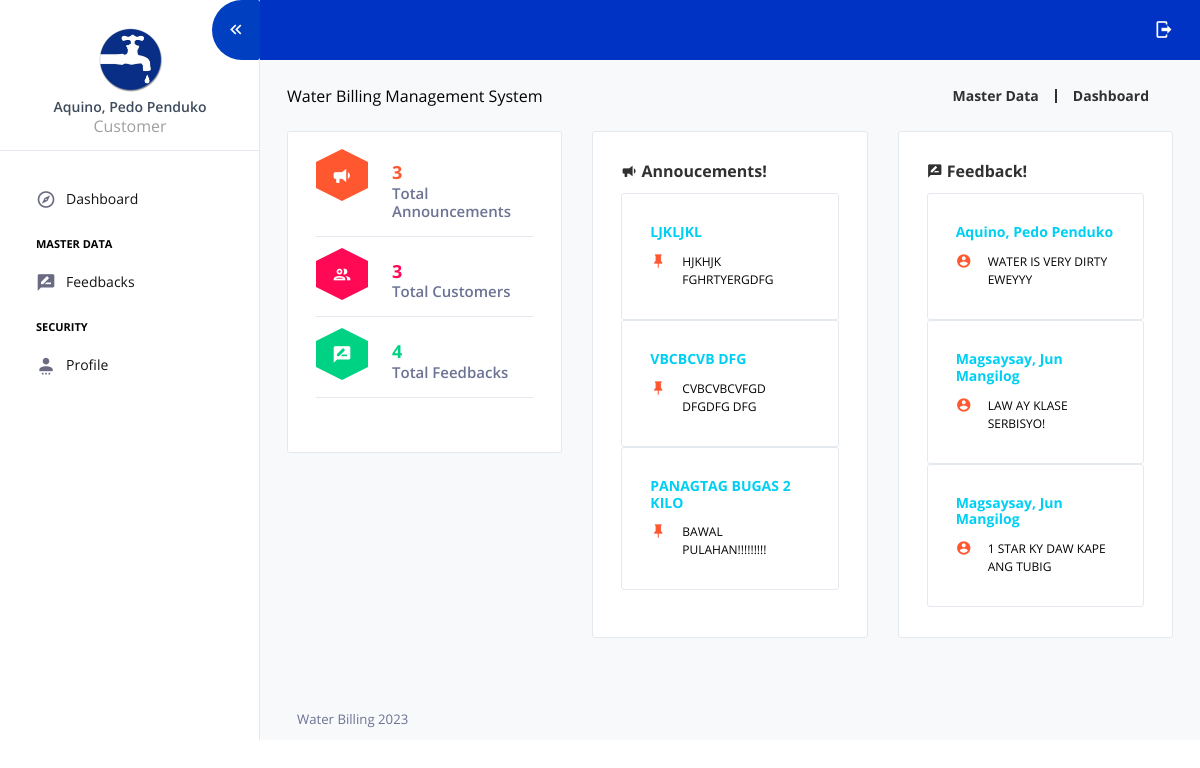
The page / (signed in) on the database as committed earlier.
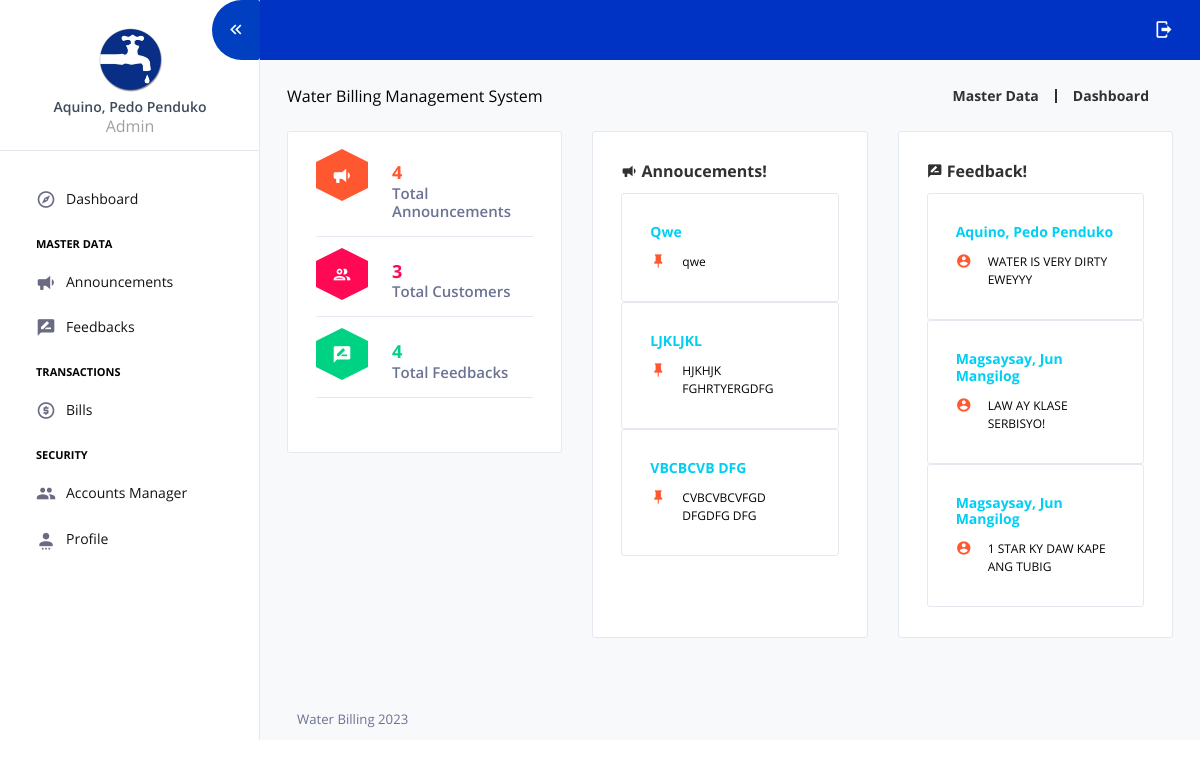
The same page on the database as committed later.
### tables this page shows
CREATE TABLE `tbl_users` (
  `user_id` int(11) NOT NULL AUTO_INCREMENT,
  `account_number` varchar(10) NOT NULL DEFAULT '',
  `meter_number` varchar(50) NOT NULL DEFAULT '',
  `user_fname` varchar(50) NOT NULL,
  `user_mname` varchar(50) NOT NULL,
  `user_lname` varchar(50) NOT NULL,
  `address` varchar(150) NOT NULL DEFAULT '',
  `contact_number` varchar(50) NOT NULL DEFAULT '',
  `username` varchar(50) NOT NULL,
  `password` varchar(150) NOT NULL,
  `user_category` varchar(1) NOT NULL DEFAULT '' COMMENT 'A = ADMIN, C = USER or CUSTOMER, M = METER READER',
  `customer_type` varchar(1) NOT NULL DEFAULT '' COMMENT 'R = RESIDENTIAL, C= COMMECRCIAL',
  `date_added` datetime NOT NULL DEFAULT CURRENT_TIMESTAMP,
  PRIMARY KEY (`user_id`)
);

CREATE TABLE `tbl_announcements` (
  `announcement_id` int(11) unsigned NOT NULL AUTO_INCREMENT,
  `user_id` int(11) NOT NULL,
  `announcement_title` varchar(75) NOT NULL DEFAULT '',
  `announcement_content` text NOT NULL,
  `date_added` datetime NOT NULL DEFAULT CURRENT_TIMESTAMP,
  PRIMARY KEY (`announcement_id`)
);

CREATE TABLE `tbl_feedbacks` (
  `feedback_id` int(11) unsigned NOT NULL AUTO_INCREMENT,
  `user_id` int(11) NOT NULL,
  `feedback_content` varchar(150) NOT NULL DEFAULT '',
  `date_added` datetime NOT NULL DEFAULT CURRENT_TIMESTAMP,
  PRIMARY KEY (`feedback_id`)
);

### core/my_functions.php (called while the page is built, shortened)
<?php
function userFullName($user_id){
	global $mysqli;
	$fetch = $mysqli->query("SELECT * FROM tbl_users WHERE user_id='$user_id'") or die(mysqli_error());
	if($fetch->num_rows > 0){
		$row = $fetch->fetch_array();
		return $row["user_lname"].", ".$row["user_fname"]." ".$row["user_mname"];
	}else{
		return "User not found.";
	}
}
function user_info($selected_data,$user_id){
	global $mysqli;
	$fetch = $mysqli->query("SELECT $selected_data FROM tbl_users WHERE user_id='$user_id'") or die(mysqli_error());
	$row = $fetch->fetch_array();
	return $row[0];
}
?>

### views/dashboard.php (the view)
<?php
$count_announcement = $mysqli->query("SELECT * FROM tbl_announcements") or die(mysqli_error());
$count_customers = $mysqli->query("SELECT * FROM tbl_users WHERE user_category='C'") or die(mysqli_error());
$count_feedbacks = $mysqli->query("SELECT * FROM tbl_feedbacks") or die(mysqli_error());
?>
<div class="content-wrapper pb-0">
  <div class="page-header flex-wrap">
    <div class="header-left">
      Water Billing Management System
    </div>
    <div class="header-right d-flex flex-wrap mt-2 mt-sm-0">
      <div class="d-flex align-items-center">
        <a href="#">
          <p class="m-0 pr-3">Master Data</p>
        </a>
        <a class="pl-3 mr-4" href="#">
          <p class="m-0">Dashboard</p>
        </a>
      </div>
    </div>
  </div>
  <div class="row">
    <div class="col-sm-4 grid-margin">
      <div class="card">
          <div class="card-body">
            <div class="d-flex border-bottom mb-4 pb-2">
              <div class="hexagon">
                <div class="hex-mid hexagon-warning">
                  <i class="mdi mdi-bullhorn"></i>
                </div>
              </div>
              <div class="pl-4">
                <h4 class="font-weight-bold text-warning mb-0"> <?= $count_announcement->num_rows; ?> </h4>
                <h6 class="text-muted">Total Announcements</h6>
              </div>
            </div>
            <div class="d-flex border-bottom mb-4 pb-2">
              <div class="hexagon">
                <div class="hex-mid hexagon-danger">
                  <i class="mdi mdi-account-multiple-outline"></i>
                </div>
              </div>
              <div class="pl-4">
                <h4 class="font-weight-bold text-danger mb-0"> <?= $count_customers->num_rows; ?></h4>
                <h6 class="text-muted">Total Customers</h6>
              </div>
            </div>
            <div class="d-flex border-bottom mb-4 pb-2">
              <div class="hexagon">
                <div class="hex-mid hexagon-success">
                  <i class="mdi mdi-message-draw"></i>
                </div>
              </div>
              <div class="pl-4">
                <h4 class="font-weight-bold text-success mb-0"> <?= $count_feedbacks->num_rows; ?> </h4>
                <h6 class="text-muted">Total Feedbacks</h6>
              </div>
            </div>
          </div>
        </div>
    </div>
    <div class="col-sm-4 stretch-card grid-margin">
      <div class="card">
        <div class="card-body">
          <h4 class="card-title"><i class="mdi mdi-bullhorn menu-icon"></i> Annoucements!</h4>
          <?php
            $fetch_announcement = $mysqli->query("SELECT * FROM tbl_announcements WHERE announcement_id >0 ORDER BY date_added DESC LIMIT 3") or die(mysqli_error());
             while ($announcement_row = $fetch_announcement->fetch_array()) {
          ?>
            <div class="card">
              <div class="card-body">
                <h5 class="card-title text-info" style="font-size: 14px;"><?= $announcement_row['announcement_title'] ?></h5>
                <div class="media">
                  <i class="mdi mdi-pin icon-sm text-warning d-flex align-self-start mr-3"></i>
                  <div class="media-body">
                    <p class="card-text" style="font-size:12px;"> <?= $announcement_row['announcement_content'] ?> </p>
                  </div>
                </div>
              </div>
            </div>
          <?php } ?>
        </div>
      </div>
    </div>
    <div class="col-sm-4 stretch-card grid-margin">
      <div class="card">
        <div class="card-body">
          <h4 class="card-title"><i class="mdi mdi-message-draw menu-icon"></i> Feedback!</h4>
          <?php
            $fetch_feedbacks = $mysqli->query("SELECT * FROM tbl_feedbacks WHERE feedback_id >0 ORDER BY date_added DESC LIMIT 3") or die(mysqli_error());
             while ($feedback_row = $fetch_feedbacks->fetch_array()) {
          ?>
            <div class="card">
              <div class="card-body">
                <h5 class="card-title text-info" style="font-size: 14px;"><?= userFullName($feedback_row['user_id']) ?></h5>
                <div class="media">
                  <i class="mdi mdi-account-circle icon-sm text-warning d-flex align-self-start mr-3"></i>
                  <div class="media-body">
                    <p class="card-text" style="font-size:12px;"> <?= $feedback_row['feedback_content'] ?> </p>
                  </div>
                </div>
              </div>
            </div>
          <?php } ?>
        </div>
      </div>
    </div>
  </div>
</div>

### index.php (shortened to what this page needs)
<?php
    $user_id = $_SESSION['user_id'];
    $session_user_category = user_info("user_category",$user_id);
    $page = (isset($_GET['page']) && $_GET['page'] !='') ? $_GET['page'] : '';
?>
<!DOCTYPE html>
<html lang="en">
  <head>
    <link rel="stylesheet" href="assets/vendors/mdi/css/materialdesignicons.min.css">
    <link rel="stylesheet" href="assets/vendors/flag-icon-css/css/flag-icon.min.css">
    <link rel="stylesheet" href="assets/vendors/css/vendor.bundle.base.css">
    <link rel="stylesheet" href="assets/vendors/jquery-bar-rating/css-stars.css" />
    <link rel="stylesheet" href="assets/vendors/font-awesome/css/font-awesome.min.css" />
    <link rel="stylesheet" href="assets/css/demo_1/style.css" />
    <link href="assets/datatables/jquery.dataTables.min.css" rel="stylesheet" />
    <link href="assets/vendors/sweet-alert/sweetalert2.min.css" rel="stylesheet">
  </head>
  <body>
    <div class="container-scroller">
      <?php require_once 'components/sidebar.php' ?>
      <div class="container-fluid page-body-wrapper">
        <?php
            require_once 'components/topbar.php';
        ?>
        <div class="main-panel">
          <?php
              require_once 'routes/routes.php';
              require_once 'components/footer.php';
          ?>
        </div>
      </div>
    </div>
  </body>
</html>

### components/sidebar.php
<nav class="sidebar sidebar-offcanvas" id="sidebar">
  <ul class="nav">
    <li class="nav-item nav-profile border-bottom">
      <a href="?page=profile" class="nav-link flex-column">
        <div class="nav-profile-image">
          <img src="assets/images/faucet_2_icon.ico" alt="profile" />
        </div>
        <div class="nav-profile-text d-flex ml-0 mb-3 flex-column">
          <span class="font-weight-semibold mb-1 mt-2 text-center"><?= userFullName($user_id)?></span>
          <span class="text-secondary icon-sm text-center"><?= $session_user_category=="A"?"Admin":(($session_user_category=="C")?"Customer":"Meter Reader");?></span>
        </div>
      </a>
    </li>
    <li class="pt-0 pb-0">
      <span class="nav-item-head"></span>
    </li>
    <li class="nav-item <?= $page=="dashboard"?'active':''; ?>">
      <a class="nav-link" href="?page=dashboard">
        <i class="mdi mdi-compass-outline menu-icon"></i>
        <span class="menu-title">Dashboard</span>
      </a>
    </li>
    <?php if($session_user_category=="C" || $session_user_category=="A"){ ?>
    <li class="pt-2 pb-1">
      <span class="nav-item-head">Master Data</span>
    </li>
    <?php if($session_user_category=="A"){ ?>
    <li class="nav-item <?= $page=="announcements"?'active':''; ?>">
      <a class="nav-link" href="?page=announcements">
        <i class="mdi mdi-bullhorn menu-icon"></i>
        <span class="menu-title">Announcements</span>
      </a>
    </li>
    <?php } ?>
    <li class="nav-item <?= $page=="feedbacks"?'active':''; ?>">
      <a class="nav-link" href="?page=feedbacks">
        <i class="mdi mdi-message-draw menu-icon"></i>
        <span class="menu-title">Feedbacks</span>
      </a>
    </li>
    <?php } ?>
    <?php if($session_user_category=="A" || $session_user_category=="M"){ ?>
    <li class="pt-2 pb-1">
      <span class="nav-item-head">Transactions</span>
    </li>
    <li class="nav-item <?= $page=="bills"?'active':''; ?>">
      <a class="nav-link" href="?page=bills">
        <i class="mdi mdi-coin menu-icon"></i>
        <span class="menu-title">Bills</span>
      </a>
    </li>
    <?php } ?>
    <li class="pt-2 pb-1">
      <span class="nav-item-head">Security</span>
    </li>
    <?php if($session_user_category=="A"){ ?>
    <li class="nav-item <?= $page=="accounts_manager"?'active':''; ?>">
      <a class="nav-link" href="?page=accounts_manager">
        <i class="mdi mdi-account-multiple menu-icon"></i>
        <span class="menu-title">Accounts Manager</span>
      </a>
    </li>
    <?php } ?>
    <li class="nav-item <?= $page=="profile"?'active':''; ?>">
      <a class="nav-link" href="?page=profile">
        <i class="mdi mdi-account-settings menu-icon"></i>
        <span class="menu-title">Profile</span>
      </a>
    </li>
  </ul>
</nav>

### components/topbar.php (shortened to what this page needs)
<nav class="navbar default-layout-navbar col-lg-12 col-12 p-0 fixed-top d-flex flex-row">
  <div class="navbar-menu-wrapper d-flex align-items-stretch">
    <button class="navbar-toggler navbar-toggler align-self-center" type="button" data-toggle="minimize" style="background: #003fbf !important;">
      <span class="mdi mdi-chevron-double-left"></span>
    </button>
    <ul class="navbar-nav navbar-nav-right">
      <li class="nav-item nav-logout d-none d-lg-block">
        <a class="nav-link" onclick="logout()">
          <i class="mdi mdi-logout" data-toggle='tooltip' title="Logout?"></i>
        </a>
      </li>
    </ul>
  </div>
</nav>

### routes/routes.php
<?php
	$view = "views/";
	if($page == 'dashboard' || $page == ''){
		require $view.'dashboard.php';
	}else if($page == 'accounts_manager'){
		require $view.'users.php';
	}else if($page == 'announcements'){
		require $view.'announcements.php';
	}else if($page == 'bills'){
		require $view.'bills.php';
	}else if($page == 'feedbacks'){
		require $view.'feedbacks.php';
	}else if($page == 'profile'){
		require $view.'profile.php';
	}else{
		require $view.'404.php';
	}
?>

### components/footer.php
<footer class="footer">
	<span class="text-muted d-block text-center text-sm-left d-sm-inline-block">Water Billing <?= date('Y') ?></span>
</footer>

Rows that differ between the two databases and show on the page:
no longer on this page (row edited): tbl_announcements: announcement_title "PANAGTAG BUGAS 2 KILO", announcement_content "BAWAL PULAHAN!!!!!!!!!"
changed tbl_users "Aquino, Pedo Penduko": user_category "C" → "A" (drawn)
added tbl_announcements: announcement_title "Qwe", announcement_content "qwe"
Other text that changed with them:
$count_announcement->num_rows: "3" → "4"
text no longer shown: "Customer"
text now shown: "Admin Announcements TRANSACTIONS Bills Accounts Manager"
